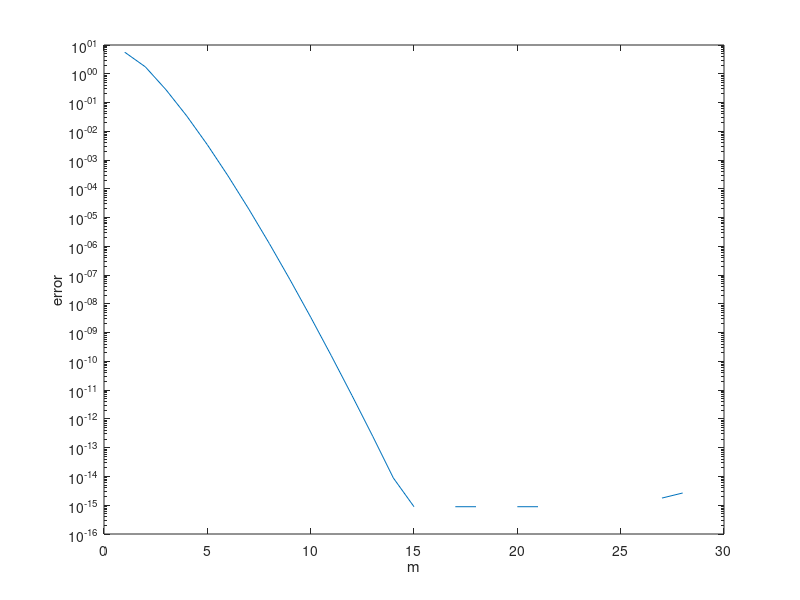

The MATLAB script that drew this image:
clear, clc
format long
max_range_num = 30;
m_s = linspace(1, max_range_num, max_range_num);
f = @(x) exp(cos(x));
% calculated by Wolfram alpha
true_integral = 7.954926521012845274513219665329394328161342771816638573400595955383360608164694666995137357228568774;
left = -pi;
right = pi;
for m = 1:max_range_num
    h = (right-left)/m;
    item = 1/2*f(left)+1/2*f(right);
    for i = 1:m-1
        item = item+f(left+i*h);
    end
    trapezoid(m) = h*item;
    err(m) = abs(trapezoid(m)-true_integral);
end
semilogy(m_s, err)
xlabel('m')
ylabel('error')
[min_err, ind] = min(err);
result = trapezoid(ind);
fprintf(['result\t\terror\tm\n']);
fprintf('%.20f\t%2d\t%d\n', result, min_err, ind);

% clear ,clc;
% % define function and pre - define real value
% f = @(x)exp(cos(x));
% real_val = 7.954926521012845274513219665329394328;
% for k = 1 : 18
% x(k) = k;
% error (k) = abs( real_val - ...
% my_integrate (f, x(k), -pi , pi ));
% end
% semilogy (x, error );
% % calculate integrate value
% function ans = my_integrate (f, m, start , end_)
% ans = 0;
% h = (end_ - start ) / m;
% ans = ans + h * (f( start ) + f( end_ )) / 2;
% for k = 1 : m - 1
% ans = ans + h * f( start + k * h);
% end
% end